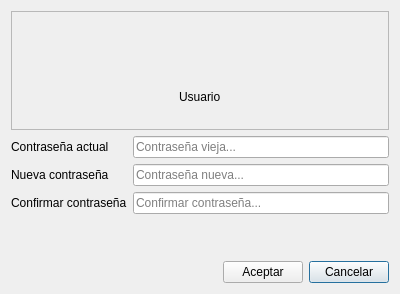
<?xml version="1.0" encoding="UTF-8"?>
<ui version="4.0">
 <class>form_cambiarpassword</class>
 <widget class="QDialog" name="form_cambiarpassword">
  <property name="geometry">
   <rect>
    <x>0</x>
    <y>0</y>
    <width>400</width>
    <height>294</height>
   </rect>
  </property>
  <property name="windowTitle">
   <string>Cambiar contraseña</string>
  </property>
  <layout class="QGridLayout" name="gridLayout_2">
   <item row="0" column="0" colspan="3">
    <widget class="QFrame" name="frame">
     <property name="frameShape">
      <enum>QFrame::StyledPanel</enum>
     </property>
     <property name="frameShadow">
      <enum>QFrame::Raised</enum>
     </property>
     <layout class="QGridLayout" name="gridLayout">
      <item row="1" column="2">
       <spacer name="horizontalSpacer_3">
        <property name="orientation">
         <enum>Qt::Horizontal</enum>
        </property>
        <property name="sizeHint" stdset="0">
         <size>
          <width>40</width>
          <height>20</height>
         </size>
        </property>
       </spacer>
      </item>
      <item row="1" column="0">
       <spacer name="horizontalSpacer">
        <property name="orientation">
         <enum>Qt::Horizontal</enum>
        </property>
        <property name="sizeHint" stdset="0">
         <size>
          <width>40</width>
          <height>20</height>
         </size>
        </property>
       </spacer>
      </item>
      <item row="1" column="1">
       <widget class="QLabel" name="l_usuario">
        <property name="text">
         <string>Usuario</string>
        </property>
       </widget>
      </item>
      <item row="0" column="2">
       <spacer name="horizontalSpacer_4">
        <property name="orientation">
         <enum>Qt::Horizontal</enum>
        </property>
        <property name="sizeHint" stdset="0">
         <size>
          <width>40</width>
          <height>20</height>
         </size>
        </property>
       </spacer>
      </item>
      <item row="0" column="1">
       <widget class="QLabel" name="label_3">
        <property name="text">
         <string/>
        </property>
        <property name="pixmap">
         <pixmap resource="recursos.qrc">:/images/Images/iconos_colores/user_96px.png</pixmap>
        </property>
       </widget>
      </item>
      <item row="0" column="0">
       <spacer name="horizontalSpacer_5">
        <property name="orientation">
         <enum>Qt::Horizontal</enum>
        </property>
        <property name="sizeHint" stdset="0">
         <size>
          <width>40</width>
          <height>20</height>
         </size>
        </property>
       </spacer>
      </item>
     </layout>
    </widget>
   </item>
   <item row="1" column="0" colspan="3">
    <layout class="QFormLayout" name="formLayout">
     <item row="0" column="0">
      <widget class="QLabel" name="label">
       <property name="text">
        <string>Contraseña actual</string>
       </property>
      </widget>
     </item>
     <item row="0" column="1">
      <widget class="QLineEdit" name="le_vieja">
       <property name="echoMode">
        <enum>QLineEdit::Password</enum>
       </property>
       <property name="placeholderText">
        <string>Contraseña vieja...</string>
       </property>
      </widget>
     </item>
     <item row="1" column="0">
      <widget class="QLabel" name="label_2">
       <property name="text">
        <string>Nueva contraseña</string>
       </property>
      </widget>
     </item>
     <item row="1" column="1">
      <widget class="QLineEdit" name="le_nueva">
       <property name="echoMode">
        <enum>QLineEdit::Password</enum>
       </property>
       <property name="placeholderText">
        <string>Contraseña nueva...</string>
       </property>
      </widget>
     </item>
     <item row="2" column="0">
      <widget class="QLabel" name="label_4">
       <property name="text">
        <string>Confirmar contraseña</string>
       </property>
      </widget>
     </item>
     <item row="2" column="1">
      <widget class="QLineEdit" name="le_confirmar">
       <property name="echoMode">
        <enum>QLineEdit::Password</enum>
       </property>
       <property name="placeholderText">
        <string>Confirmar contraseña...</string>
       </property>
      </widget>
     </item>
    </layout>
   </item>
   <item row="2" column="0">
    <spacer name="horizontalSpacer_2">
     <property name="orientation">
      <enum>Qt::Horizontal</enum>
     </property>
     <property name="sizeHint" stdset="0">
      <size>
       <width>175</width>
       <height>20</height>
      </size>
     </property>
    </spacer>
   </item>
   <item row="2" column="2">
    <widget class="QPushButton" name="pb_cancelar">
     <property name="text">
      <string>Cancelar</string>
     </property>
     <property name="icon">
      <iconset resource="recursos.qrc">
       <normaloff>:/images/Images/iconos_colores/cancel_96px.png</normaloff>:/images/Images/iconos_colores/cancel_96px.png</iconset>
     </property>
    </widget>
   </item>
   <item row="2" column="1">
    <widget class="QPushButton" name="pb_aceptar">
     <property name="text">
      <string>Aceptar</string>
     </property>
     <property name="icon">
      <iconset resource="recursos.qrc">
       <normaloff>:/images/Images/iconos_colores/checked_96px.png</normaloff>:/images/Images/iconos_colores/checked_96px.png</iconset>
     </property>
    </widget>
   </item>
  </layout>
 </widget>
 <resources>
  <include location="recursos.qrc"/>
 </resources>
 <connections/>
</ui>
